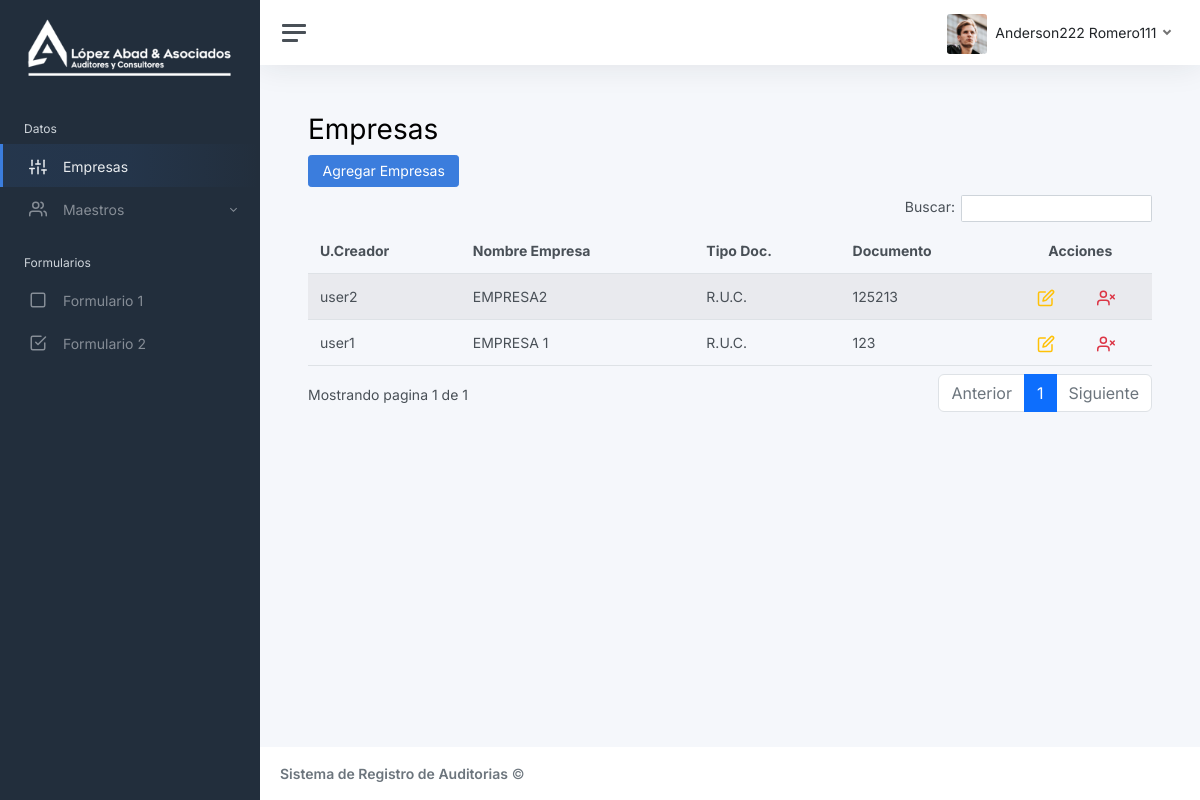
Screenshot of /empresas.php (signed in) with the database file from the repository.
### tables this page shows
CREATE TABLE `empresa` (
  `id` int(11) NOT NULL,
  `nombre` varchar(250) NOT NULL,
  `documento` varchar(100) NOT NULL,
  `id_documento` int(11) NOT NULL,
  `id_usuario_creador` int(11) NOT NULL
);

CREATE TABLE `usuario` (
  `id` int(11) NOT NULL,
  `nombre_usuario` varchar(100) NOT NULL,
  `password` varchar(100) NOT NULL,
  `nombres` varchar(250) NOT NULL,
  `apellido_paterno` varchar(250) NOT NULL,
  `apellido_materno` varchar(250) NOT NULL,
  `id_documento` int(11) NOT NULL,
  `documento` varchar(20) NOT NULL,
  `direccion` varchar(250) NOT NULL,
  `telefono` varchar(20) NOT NULL,
  `correo` varchar(150) NOT NULL,
  `foto` varchar(250) DEFAULT NULL,
  `idrol` int(11) NOT NULL,
  `estado` int(1) NOT NULL
);

CREATE TABLE `documento` (
  `id` int(11) NOT NULL,
  `descripcion` varchar(100) NOT NULL
);

### db/empresa.class.php (called while the page is built, shortened)
<?php
class Empresa
{
    public function getEmpresas()
    {
        $sql = "SELECT e.id,e.nombre as empresa,e.documento as numero_doc,u.nombre_usuario,d.descripcion as tipo_doc FROM `empresa` as e
        left join usuario as u on u.id = e.id_usuario_creador
        left join documento as d on d.id=e.id_documento ORDER BY e.ID DESC";
        $objeto = new Conexion();
        $conexion = $objeto->Conectar();
        $resultado = $conexion->prepare($sql);
        $resultado->execute();
        return $resultado->fetchAll();
    }
}

### controlador/empresa.function.php (called while the page is built)
<?php
require_once "db/empresa.class.php";
function getEmpresas()
{
    $data = new Empresa();
    $empresas = $data->getEmpresas();
    return $empresas;
}

### empresas.php (the view, shortened to what this page needs)
<?php
require_once 'controlador/empresa.function.php';
$active_empresas = "active";
$empresas = getEmpresas();
?>
<?php
include "includes/header.php";
?>
<div class="wrapper">
    <?php include "includes/sidebar.php" ?>
    <div class="main">
        <?php include "includes/navbar.php" ?>
        <main class="content">
            <div class="container-fluid p-0">
                <h1>Empresas</h1>
                <button type="button" class="btn btn-primary mb-2" data-bs-toggle="modal" data-bs-target="#addUser">Agregar Empresas</button>
                <table id="tableEmpresas" class="table table-striped" style="width:100%">
                    <thead>
                        <tr>
                            <th>U.Creador</th>
                            <th>Nombre Empresa</th>
                            <th>Tipo Doc.</th>
                            <th>Documento</th>
                            <th class="text-center">Acciones</th>
                        </tr>
                    </thead>
                    <tbody>
                        <?php foreach ($empresas as $empresa) : ?>
                            <tr>
                                <td><?= $empresa["nombre_usuario"]; ?></td>
                                <td><?= $empresa["empresa"]; ?></td>
                                <td><?= $empresa["tipo_doc"]; ?></td>
                                <td><?= $empresa["numero_doc"]; ?></td>
                                <td class="td_acciones">
                                    <a class="a-editar" href="#">
                                    </a>
                                    <a class="a-eliminar" id="<?= $user["id"]; ?>"></a>
                                </td>
                            </tr>
                        <?php endforeach; ?>
                    </tbody>
                </table>
            </div>
        </main>
        <?php include "includes/footer.php" ?>
    </div>
</div>
</body>
</html>

### includes/header.php (shortened to what this page needs)
<!DOCTYPE html>
<html lang="es">
<head>
    <link rel="stylesheet" href="https://cdnjs.cloudflare.com/ajax/libs/twitter-bootstrap/5.2.0/css/bootstrap.min.css">
    <link rel="stylesheet" href="https://cdn.datatables.net/1.12.1/css/dataTables.bootstrap5.min.css">
    <link rel="stylesheet" href="https://cdn.datatables.net/buttons/2.2.3/css/buttons.bootstrap5.min.css">
    <link href="css/app.css" rel="stylesheet" />
    <link href="css/app2.css" rel="stylesheet" />
</head>
<body>

### includes/sidebar.php (shortened to what this page needs)
<nav id="sidebar" class="sidebar js-sidebar">
    <div class="sidebar-content js-simplebar">
        <a class="sidebar-brand" href="index">
            <img class="logoDash" src="<?= URL ?>/img/empresa/logo-blanco.png" alt="">
        </a>
        <ul class="sidebar-nav">
            <li class="sidebar-header">Datos</li>
            <li class="sidebar-item <?php echo $active_empresas; ?>">
                <a class="sidebar-link" href="empresas">
                    <i class="align-middle" data-feather="sliders"></i>
                    <span class="align-middle">Empresas</span>
                </a>
            </li>
            <li class="sidebar-item">
                <a href="#auth" data-bs-toggle="collapse" class="sidebar-link collapsed" aria-expanded="false">
                     <span class="align-middle">Maestros</span>
                </a>
            </li>
            <li class="sidebar-header">Formularios</li>
            <li class="sidebar-item">
                <a class="sidebar-link" href="ui-buttons.html">
                    <i class="align-middle" data-feather="square"></i>
                    <span class="align-middle">Formulario 1</span>
                </a>
            </li>
            <li class="sidebar-item">
                <a class="sidebar-link" href="ui-forms.html">
                    <i class="align-middle" data-feather="check-square"></i>
                    <span class="align-middle">Formulario 2</span>
                </a>
            </li>
        </ul>
    </div>
</nav>

### includes/navbar.php (shortened to what this page needs)
<nav class="navbar navbar-expand navbar-light navbar-bg">
    <a class="sidebar-toggle js-sidebar-toggle">
        <i class="hamburger align-self-center"></i>
    </a>
    <div class="navbar-collapse collapse">
        <ul class="navbar-nav navbar-align">
            <li class="nav-item dropdown">
                <a class="nav-link dropdown-toggle d-none d-sm-inline-block" href="#" data-bs-toggle="dropdown">
                    <img src="img/avatars/avatar.jpg" class="avatar img-fluid rounded me-1" alt="Charles Hall" />
                    <span class="text-dark"><?= $_SESSION["nombres"].' '.$_SESSION["apellido_paterno"] ?></span>
                </a>
            </li>
        </ul>
    </div>
</nav>

### includes/footer.php
<footer class="footer">
    <div class="container-fluid">
        <div class="row text-muted">
            <div class="col-6 text-start">
                <p class="mb-0">
                  <strong>Sistema de Registro de Auditorias</strong>
                    &copy;
                </p>
            </div>
            <div class="col-6 text-end">
            </div>
        </div>
    </div>
</footer>

### css/app2.css (style rules this page uses)
.sidebar [data-bs-toggle="collapse"]:after { border: solid; border-width: 0 0.075rem 0.075rem 0; content: " "; display: inline-block; padding: 2px; position: absolute; right: 1.5rem; top: 1.2rem; transform: rotate(45deg); transition: all 0.2s ease-out; }
.logoDash { width: 100%; }
.td_acciones { display: flex; justify-content: space-around; }
.a-eliminar { color: #dc3545; }
.a-editar { color: #ffc107; }

### rows the page displays
empresa: id_usuario_creador.nombre_usuario "user2", nombre "EMPRESA2", id_documento.descripcion "R.U.C.", documento "125213"
empresa: id_usuario_creador.nombre_usuario "user1", nombre "EMPRESA 1", id_documento.descripcion "R.U.C.", documento "123"

### other values shown
$_SESSION["nombres"] "Anderson222"
$_SESSION["apellido_paterno"] "Romero111"
